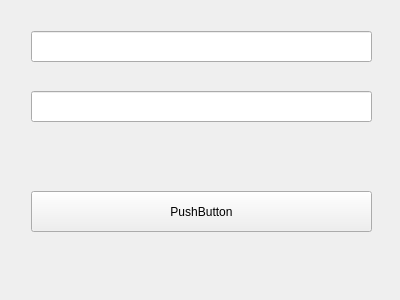
<?xml version="1.0" encoding="UTF-8"?>
<ui version="4.0">
 <class>YSLoginView</class>
 <widget class="QWidget" name="YSLoginView">
  <property name="geometry">
   <rect>
    <x>0</x>
    <y>0</y>
    <width>400</width>
    <height>300</height>
   </rect>
  </property>
  <property name="windowTitle">
   <string>Form</string>
  </property>
  <layout class="QHBoxLayout" name="horizontalLayout">
   <item>
    <widget class="QWidget" name="widget" native="true">
     <widget class="QLineEdit" name="account">
      <property name="geometry">
       <rect>
        <x>20</x>
        <y>20</y>
        <width>341</width>
        <height>31</height>
       </rect>
      </property>
     </widget>
     <widget class="QLineEdit" name="password">
      <property name="geometry">
       <rect>
        <x>20</x>
        <y>80</y>
        <width>341</width>
        <height>31</height>
       </rect>
      </property>
     </widget>
     <widget class="QPushButton" name="pushButton">
      <property name="geometry">
       <rect>
        <x>20</x>
        <y>180</y>
        <width>341</width>
        <height>41</height>
       </rect>
      </property>
      <property name="text">
       <string>PushButton</string>
      </property>
     </widget>
    </widget>
   </item>
  </layout>
 </widget>
 <resources/>
 <connections/>
</ui>
